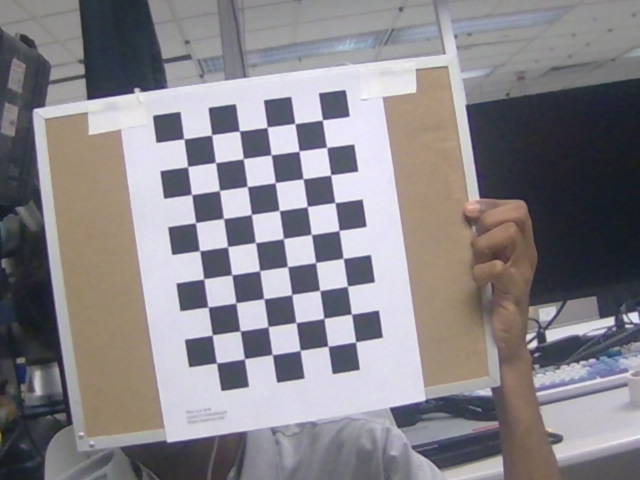
#> input picture snakelib_viz/ReU_calibration/image1.png, 640 x 480 px; its folder holds only this picture in this run
$ python calibrate.py
#> lines starting #> are read from the running program, lines starting #| are printed output that depends on the picture; after the words box and inside, x2 and y2 are one past the last pixel; in counts of white or black regions, pixels touching at a corner belong together; long printed decimals are rounded
import numpy as np
import cv2 as cv
import glob

# termination criteria
criteria = (cv.TERM_CRITERIA_EPS + cv.TERM_CRITERIA_MAX_ITER, 30, 0.001)

# prepare object points, like (0,0,0), (1,0,0), (2,0,0) ....,(6,5,0)
objp = np.zeros((9*6,3), np.float32)
objp[:,:2] = np.mgrid[0:9,0:6].T.reshape(-1,2)

# Arrays to store object points and image points from all the images.
objpoints = [] # 3d point in real world space
imgpoints = [] # 2d points in image plane.

images = glob.glob('snakelib_viz/ReU_calibration/*.png*')

for fname in images:
    img = cv.imread(fname)
#> img is the input picture: shape (480, 640, 3); mean B, G, R 137.8, 132.7, 136.4
    print(img.shape)
#| (480, 640, 3)
    gray = cv.cvtColor(img, cv.COLOR_BGR2GRAY)
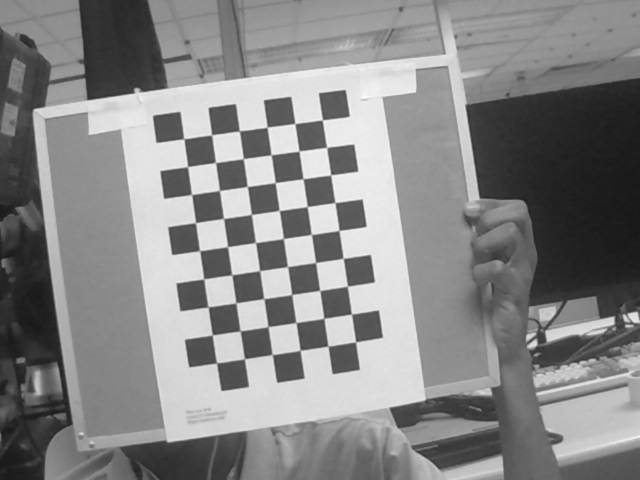
#> gray: shape (480, 640); min 22, max 254, mean 134.4

    # Find the chess board corners
    ret, corners = cv.findChessboardCorners(
        gray, (9,6),
        cv.CALIB_CB_ADAPTIVE_THRESH +
        cv.CALIB_CB_NORMALIZE_IMAGE +
        cv.CALIB_CB_FAST_CHECK
        )
#> ret = True; corners = 54 rows, first 8: [322.4, 120], [326.9, 147.5], [330.7, 174.6], [335, 202.6], [339, 230.3], [343.1, 258.2], [347.6, 285.8], [351.5, 314]
    # If found, add object points, image points (after refining them)
    if ret == True:
        objpoints.append(objp)

        corners2 = cv.cornerSubPix(gray,corners, (11,11), (-1,-1), criteria)
#> corners2 = 54 rows, first 8: [322.4, 119.9], [326.6, 147.3], [330.7, 174.9], [334.9, 202.6], [339.1, 230.5], [343.2, 258.4], [347.4, 286.2], [351.5, 314.1]
        imgpoints.append(corners2)

        # Draw and display the corners
        cv.drawChessboardCorners(img, (9,6), corners2, ret)
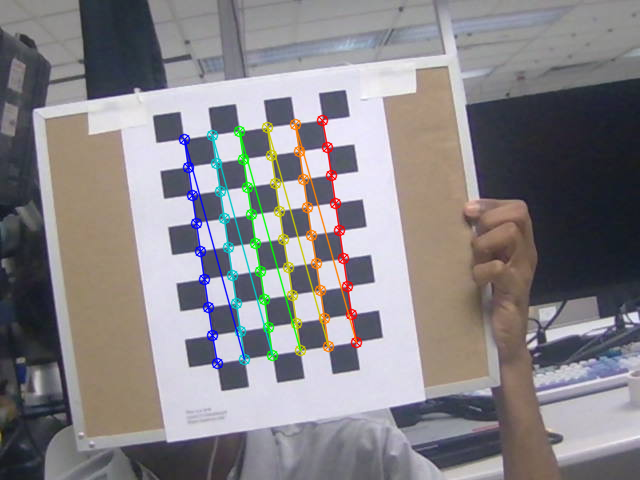
#> img: shape (480, 640, 3); 3.72% of pixels changed, all inside (x1, y1, x2, y2) = (178, 114, 363, 370)
        cv.imshow('img', img)
        cv.waitKey(2000)

cv.destroyAllWindows()
ret, mtx, dist, rvecs, tvecs = cv.calibrateCamera(objpoints, imgpoints, gray.shape[::-1], None, None)
#> ret = 0.0785; mtx = [[1443.5, 0, 295.5], [0, 1437.2, 242.3], [0, 0, 1]]; dist = [[-0.844, -17.96, 0.00164, 0.0137, 2682.7]]; rvecs = ([-0.128, -0.0884, 1.42],); tvecs = ([0.953, -4.37, 51.01],)

print("Intrinsic Camera Matrix\n", mtx)
#| Intrinsic Camera Matrix
#|  [[1.44346922e+03 0.00000000e+00 2.95509013e+02]
#|  [0.00000000e+00 1.43724226e+03 2.42311319e+02]
#|  [0.00000000e+00 0.00000000e+00 1.00000000e+00]]
print("dist : ", dist)
#| dist :  [[-8.44203325e-01 -1.79600167e+01  1.63883333e-03  1.37384119e-02
#|    2.68269918e+03]]
print("rvecs : ", rvecs)
#| rvecs :  (array([[-0.1275],
#|        [-0.08836],
#|        [ 1.423]]),)
print("tvecs : ", tvecs)
#| tvecs :  (array([[ 0.9533],
#|        [-4.375],
#|        [51.014]]),)

$ run again, on snakelib_viz/ReU_calibration/image13.png
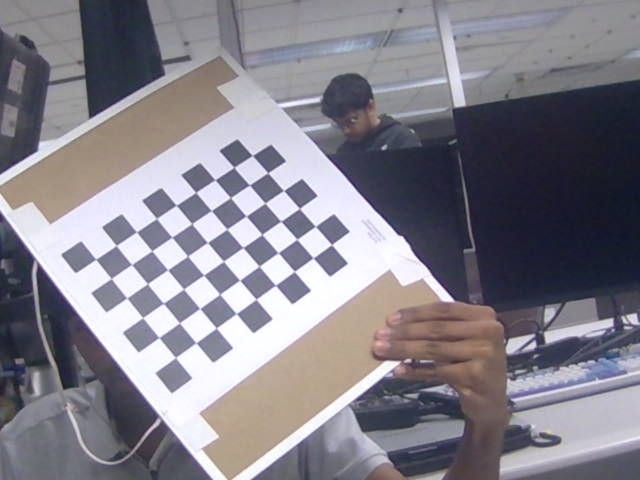
#> input picture snakelib_viz/ReU_calibration/image13.png, 640 x 480 px
#> img is the input picture: shape (480, 640, 3); mean B, G, R 138.1, 128.8, 131.7
#| (480, 640, 3)
#> `gray = cv.cvtColor(img, cv.COLOR_BGR2GRAY)`:
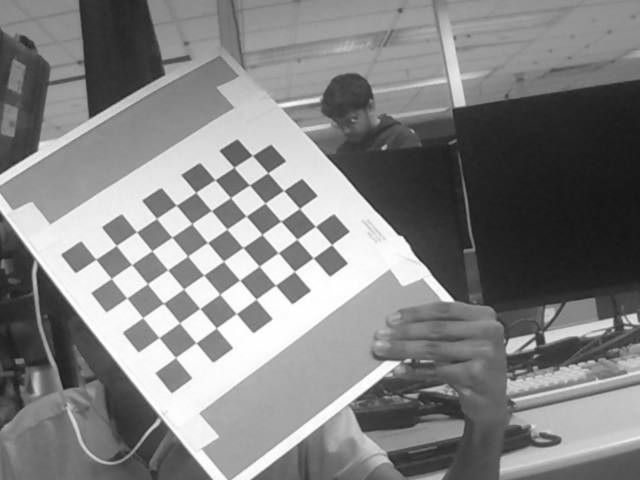
#> gray: shape (480, 640); min 20, max 255, mean 130.7
#> `ret, corners = cv.findChessboardCorners( gray, (9,6), cv.CALIB_CB_ADAP..`: ret = True; corners = 54 rows, first 8: [95.73, 259.2], [116.1, 245.3], [136.6, 231.7], [156.6, 218.4], [176.2, 205.2], [195.7, 192.4], [215.3, 179.8], [234.1, 166.9]
#> corners2 = 54 rows, first 8: [95.7, 259.3], [116.3, 245.5], [136.4, 232], [156.6, 218.4], [176.3, 205.3], [195.7, 192.3], [215, 179.8], [233.9, 167.3]
#> `cv.drawChessboardCorners(img, (9,6), corners2, ret)`:
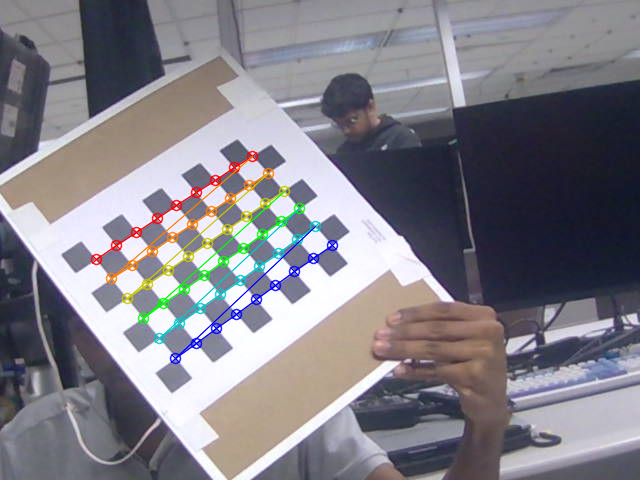
#> img: shape (480, 640, 3); 3.01% of pixels changed, all inside (x1, y1, x2, y2) = (90, 150, 339, 365)
#> `ret, mtx, dist, rvecs, tvecs = cv.calibrateCamera(objpoints, imgpoints..`: ret = 0.121; mtx = [[1100.3, 0, 353.1], [0, 1121.6, 279.9], [0, 0, 1]]; dist = [[-0.134, -8.18, -0.0144, -0.0142, 73.28]]; rvecs = ([-0.348, -0.361, -0.673],); tvecs = ([-9.96, -0.754, 42.17],)
#| Intrinsic Camera Matrix
#|  [[1.10033989e+03 0.00000000e+00 3.53135559e+02]
#|  [0.00000000e+00 1.12164869e+03 2.79891113e+02]
#|  [0.00000000e+00 0.00000000e+00 1.00000000e+00]]
#| dist :  [[-1.33563613e-01 -8.17602612e+00 -1.44199599e-02 -1.41647644e-02
#|    7.32775537e+01]]
#| rvecs :  (array([[-0.3475],
#|        [-0.3609],
#|        [-0.6726]]),)
#| tvecs :  (array([[-9.961],
#|        [-0.7545],
#|        [42.166 ]]),)

$ run again, on snakelib_viz/ReU_calibration/image14.png
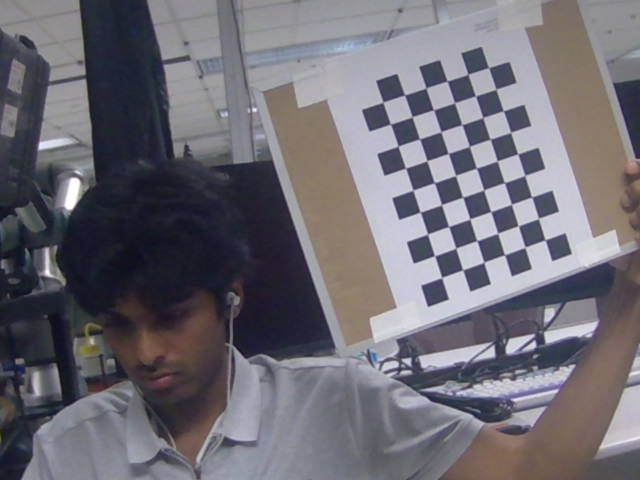
#> input picture snakelib_viz/ReU_calibration/image14.png, 640 x 480 px
#> img is the input picture: shape (480, 640, 3); mean B, G, R 115.3, 107, 110
#| (480, 640, 3)
#> `gray = cv.cvtColor(img, cv.COLOR_BGR2GRAY)`:
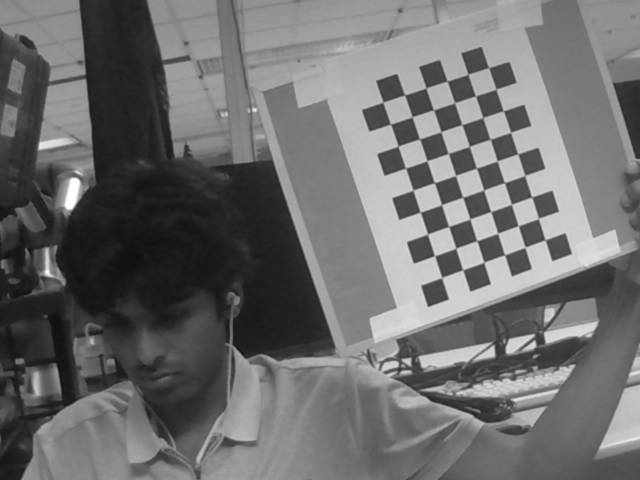
#> gray: shape (480, 640); min 9, max 255, mean 108.8
#> `ret, corners = cv.findChessboardCorners( gray, (9,6), cv.CALIB_CB_ADAP..`: ret = True; corners = 54 rows, first 8: [441.7, 277.6], [434.4, 255.6], [427.7, 233.9], [419.8, 211.9], [413, 189.9], [405.5, 168.1], [398.1, 146.1], [390.2, 124]
#> corners2 = 54 rows, first 8: [441.7, 277.5], [434.6, 255.7], [427.6, 234], [420.2, 212.2], [413, 190.2], [405.6, 168.1], [398.2, 146.1], [390.5, 124.1]
#> `cv.drawChessboardCorners(img, (9,6), corners2, ret)`:
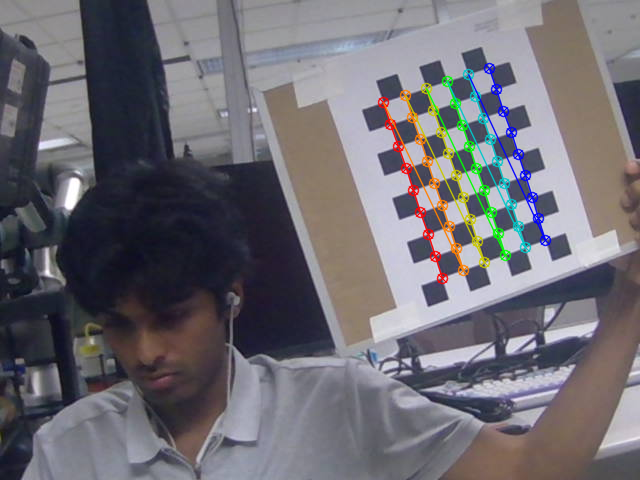
#> img: shape (480, 640, 3); 3.16% of pixels changed, all inside (x1, y1, x2, y2) = (377, 62, 552, 285)
#> `ret, mtx, dist, rvecs, tvecs = cv.calibrateCamera(objpoints, imgpoints..`: ret = 0.0719; mtx = [[1466.8, 0, 285.4], [0, 1461.5, 241.7], [0, 0, 1]]; dist = [[-1.11, 25.11, -0.00218, -0.0127, -402.9]]; rvecs = ([0.11, -0.00376, -1.9],); tvecs = ([6.77, 1.55, 62.57],)
#| Intrinsic Camera Matrix
#|  [[1.46675776e+03 0.00000000e+00 2.85393394e+02]
#|  [0.00000000e+00 1.46152457e+03 2.41712726e+02]
#|  [0.00000000e+00 0.00000000e+00 1.00000000e+00]]
#| dist :  [[-1.11065227e+00  2.51127255e+01 -2.18414024e-03 -1.26524831e-02
#|   -4.02857091e+02]]
#| rvecs :  (array([[ 0.1097],
#|        [-0.003757],
#|        [-1.900]]),)
#| tvecs :  (array([[ 6.768],
#|        [ 1.555],
#|        [62.573]]),)

$ run again, on snakelib_viz/ReU_calibration/image15.png
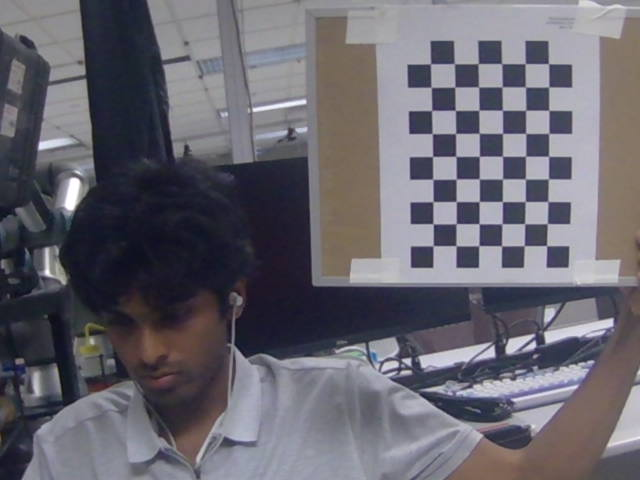
#> input picture snakelib_viz/ReU_calibration/image15.png, 640 x 480 px
#> img is the input picture: shape (480, 640, 3); mean B, G, R 110.3, 101.4, 103.7
#| (480, 640, 3)
#> `gray = cv.cvtColor(img, cv.COLOR_BGR2GRAY)`:
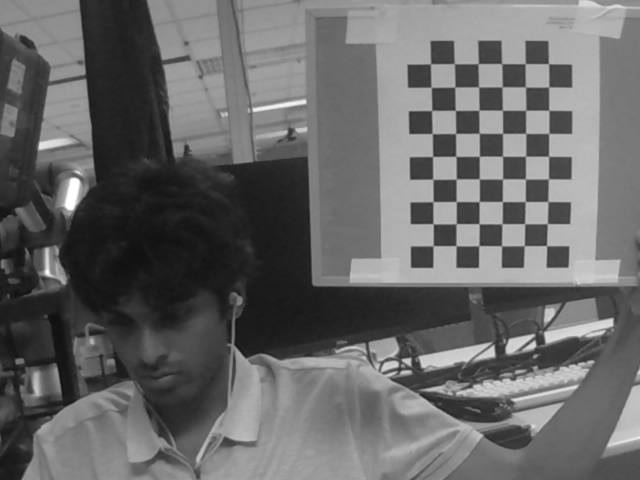
#> gray: shape (480, 640); min 6, max 255, mean 103.1
#> `ret, corners = cv.findChessboardCorners( gray, (9,6), cv.CALIB_CB_ADAP..`: ret = True; corners = 54 rows, first 8: [433.3, 245.7], [433.1, 223.8], [433.2, 201.5], [432.7, 179.3], [432.6, 156.4], [432.3, 133.7], [431.7, 110.5], [431.2, 87.42]
#> corners2 = 54 rows, first 8: [433.1, 245.7], [433.1, 223.8], [433, 201.7], [432.8, 179.3], [432.6, 156.5], [432.3, 133.6], [431.7, 110.4], [431.1, 87.32]
#> `cv.drawChessboardCorners(img, (9,6), corners2, ret)`:
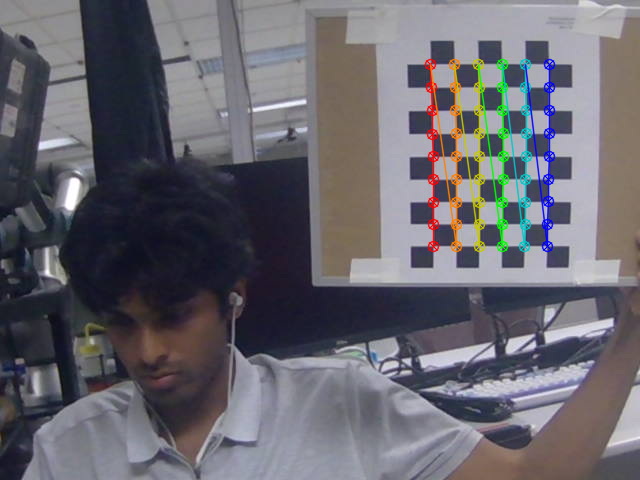
#> img: shape (480, 640, 3); 3.22% of pixels changed, all inside (x1, y1, x2, y2) = (424, 58, 556, 253)
#> `ret, mtx, dist, rvecs, tvecs = cv.calibrateCamera(objpoints, imgpoints..`: ret = 0.317; mtx = [[2579.2, 0, 326.2], [0, 2353.1, 240.6], [0, 0, 1]]; dist = [[-1.74, 459.4, -0.064, -0.268, -17170.8]]; rvecs = ([-0.0537, 0.138, -1.57],); tvecs = ([4.42, 0.264, 102.7],)
#| Intrinsic Camera Matrix
#|  [[2.57921593e+03 0.00000000e+00 3.26199504e+02]
#|  [0.00000000e+00 2.35312996e+03 2.40592818e+02]
#|  [0.00000000e+00 0.00000000e+00 1.00000000e+00]]
#| dist :  [[-1.73662327e+00  4.59419900e+02 -6.40287231e-02 -2.68449774e-01
#|   -1.71708475e+04]]
#| rvecs :  (array([[-0.0537],
#|        [ 0.1383],
#|        [-1.569]]),)
#| tvecs :  (array([[  4.417],
#|        [  0.2642],
#|        [102.720]]),)

$ run again, on snakelib_viz/ReU_calibration/image10.png
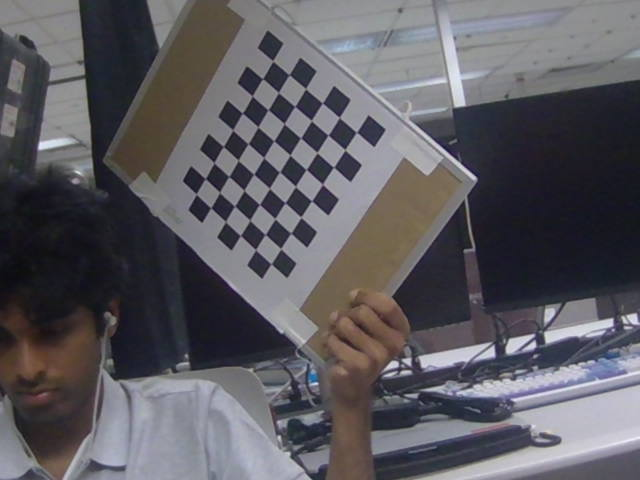
#> input picture snakelib_viz/ReU_calibration/image10.png, 640 x 480 px
#> img is the input picture: shape (480, 640, 3); mean B, G, R 96, 90.3, 92.2
#| (480, 640, 3)
#> `gray = cv.cvtColor(img, cv.COLOR_BGR2GRAY)`:
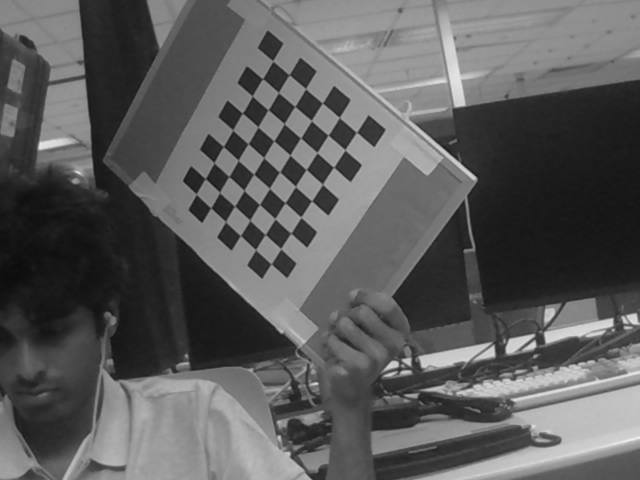
#> gray: shape (480, 640); min 12, max 242, mean 91.5
#> `ret, corners = cv.findChessboardCorners( gray, (9,6), cv.CALIB_CB_ADAP..`: ret = True; corners = 54 rows, first 8: [356.3, 132.4], [345, 149.6], [333.5, 167.2], [322.6, 184.4], [311.6, 200.9], [300.8, 217], [290.9, 233], [280.8, 248.6]
#> corners2 = 54 rows, first 8: [356.5, 132.3], [344.9, 149.8], [333.6, 167.2], [322.5, 184.2], [311.6, 200.9], [300.9, 217.2], [290.7, 233.2], [280.7, 248.6]
#> `cv.drawChessboardCorners(img, (9,6), corners2, ret)`:
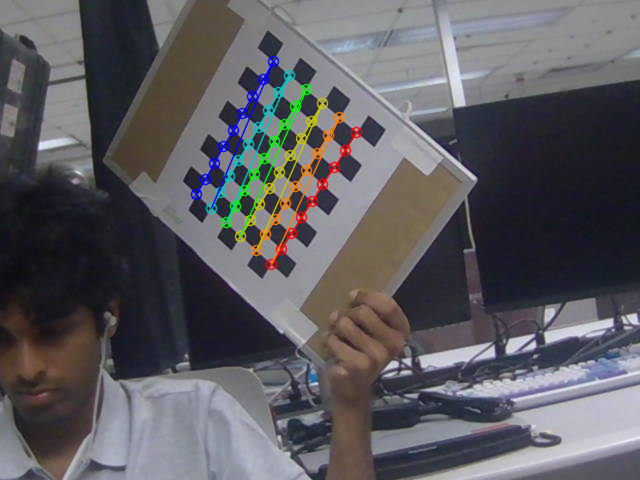
#> img: shape (480, 640, 3); 2.85% of pixels changed, all inside (x1, y1, x2, y2) = (190, 55, 363, 271)
#> `ret, mtx, dist, rvecs, tvecs = cv.calibrateCamera(objpoints, imgpoints..`: ret = 0.104; mtx = [[1072.7, 0, 296.3], [0, 1087.3, 263.9], [0, 0, 1]]; dist = [[-0.294, -25.91, -0.029, 0.0147, 431.9]]; rvecs = ([0.773, -0.0678, 2.15],); tvecs = ([2.56, -5.54, 45.81],)
#| Intrinsic Camera Matrix
#|  [[1.07274507e+03 0.00000000e+00 2.96318886e+02]
#|  [0.00000000e+00 1.08726861e+03 2.63908140e+02]
#|  [0.00000000e+00 0.00000000e+00 1.00000000e+00]]
#| dist :  [[-2.94169138e-01 -2.59125578e+01 -2.89946504e-02  1.46996256e-02
#|    4.31943603e+02]]
#| rvecs :  (array([[ 0.7729],
#|        [-0.06779],
#|        [ 2.154]]),)
#| tvecs :  (array([[ 2.562],
#|        [-5.535],
#|        [45.808]]),)
